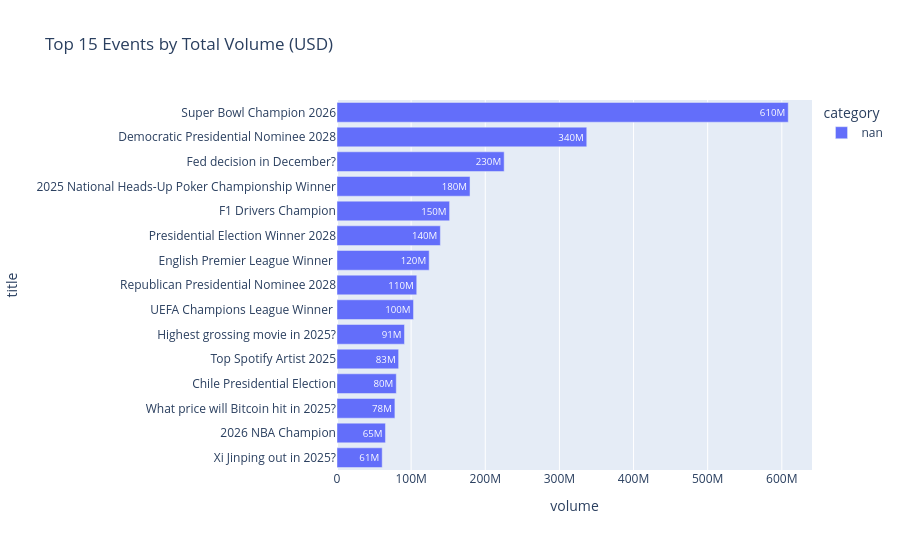

Here is the notebook cell this chart was saved with:
### Code cell
# Top events by volume
top_events = events.nlargest(15, 'volume')[['title', 'volume', 'category']].reset_index(drop=True)

fig = px.bar(
    top_events,
    x='volume',
    y='title',
    orientation='h',
    color='category',
    title='Top 15 Events by Total Volume (USD)',
    text_auto='.2s'
)
fig.update_layout(yaxis={'categoryorder': 'total ascending'}, height=550)
fig.show()

### Figure 1 — Plotly figure (JSON) as saved in the notebook; plotly's stock layout.template omitted (floating-point values rounded to 4 significant figures)
{"data": [{"hovertemplate": "category=nan<br>volume=%{x}<br>title=%{y}<extra></extra>", "legendgroup": "nan", "marker": {"color": "#636efa", "pattern": {"shape": ""}}, "name": "nan", "orientation": "h", "showlegend": true, "textposition": "auto", "texttemplate": "%{x:.2s}", "type": "bar", "x": [608700000.0, 336900000.0, 225500000.0, 179400000.0, 151900000.0, 139400000.0, 124300000.0, 107600000.0, 103200000.0, 91000000.0, 83130000.0, 79970000.0, 78120000.0, 65370000.0, 60970000.0], "xaxis": "x", "y": ["Super Bowl Champion 2026", "Democratic Presidential Nominee 2028", "Fed decision in December?", "2025 National Heads-Up Poker Championship Winner", "F1 Drivers Champion", "Presidential Election Winner 2028", "English Premier League Winner ", "Republican Presidential Nominee 2028", "UEFA Champions League Winner ", "Highest grossing movie in 2025?", "Top Spotify Artist 2025", "Chile Presidential Election", "What price will Bitcoin hit in 2025?", "2026 NBA Champion", "Xi Jinping out in 2025?"], "yaxis": "y"}], "layout": {"barmode": "relative", "height": 550, "legend": {"title": {"text": "category"}, "tracegroupgap": 0}, "title": {"text": "Top 15 Events by Total Volume (USD)"}, "xaxis": {"anchor": "y", "domain": [0, 1], "title": {"text": "volume"}}, "yaxis": {"anchor": "x", "categoryorder": "total ascending", "domain": [0, 1], "title": {"text": "title"}}}}
